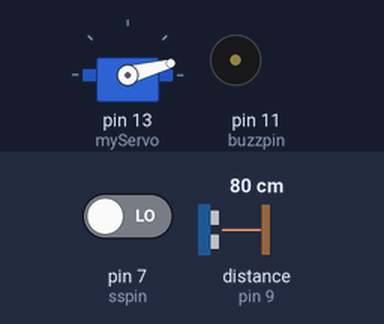
A sketch run on a simulated Arduino Uno, built with avr-gcc and run on an emulated ATmega328P. Parts: servo, buzzer (waves = sounding, pin HIGH). Wiring (inferred from the names in the program): ultrasonic range finder: trigger pin 10; echo pin 9. Inputs (shaded band) come from the test bench; at power-on: distance to the obstacle (sensor on pin 9) 80 cm, pin 7 (sspin) LOW. The echo pulse lasts 58.3 µs per cm; pins used as bus, display or sensor lines are not drawn; what the sketch prints to the serial monitor is not drawn.

Above: at 0.01 s.
1.3 s: distance to the obstacle (sensor on pin 9) set to 2 cm
At 2.4 s:
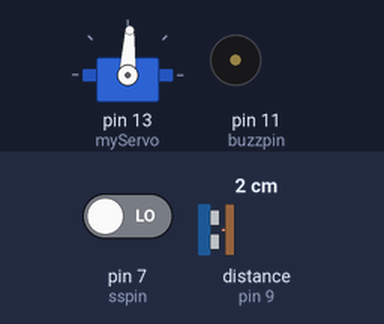
4.3 s: distance to the obstacle (sensor on pin 9) set to 35 cm
At 4.87 s:
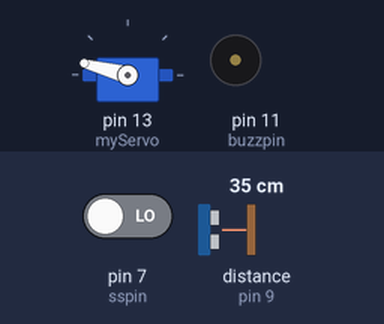
7.3 s: distance to the obstacle (sensor on pin 9) set to 13 cm
At 8.3 s:
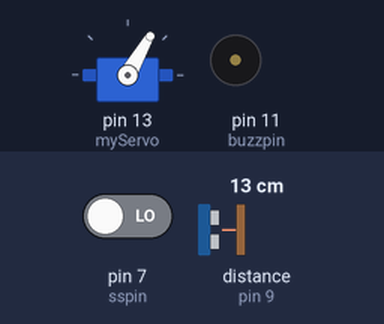
10.3 s: distance to the obstacle (sensor on pin 9) set to 10 cm
13.3 s: distance to the obstacle (sensor on pin 9) set to 4 cm
At 14.84 s:
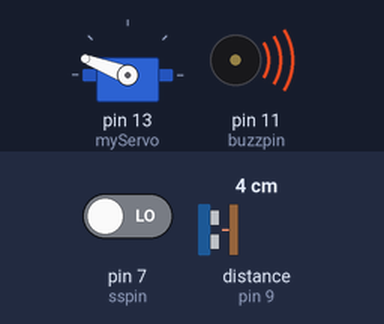
16.3 s: distance to the obstacle (sensor on pin 9) set to 9 cm
Timing chart, 0 to 20.3 s (numbered marks = the images above; inputs shaded):
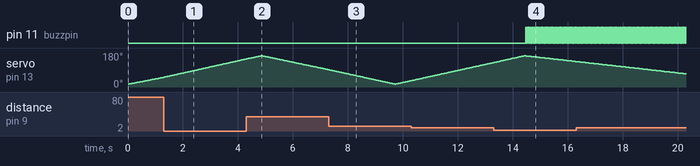

The sketch:

Project-Test.ino
```cpp
#include <Servo.h>
#include <LiquidCrystal.h>

// Defines Tirg and Echo pins of the Ultrasonic Sensor
const int trigPin = 10;
const int echoPin = 9;
const int sspin = 7;
const int buzzpin = 11;
int val =0;
int threshold=500;

// Variables for the duration and the distance
long duration;
int distance;
Servo myServo; // Creates a servo object for controlling the servo motor
void setup() {
  pinMode(sspin, INPUT);
  pinMode(buzzpin, OUTPUT);
  pinMode(trigPin, OUTPUT); // Sets the trigPin as an Output
  pinMode(echoPin, INPUT); // Sets the echoPin as an Input
  Serial.begin(9600);
  myServo.attach(13); // Defines on which pin is the servo motor attached

}
void loop() {
  // rotates the servo motor from 15 to 165 degrees
  for(int i=15;i<=165;i++){
  myServo.write(i);
  delay(30);
  distance = calculateDistance();// Calls a function for calculating the distance measured by the Ultrasonic sensor for each degree

  Serial.print(i); // Sends the current degree into the Serial Port
  Serial.print(","); // Sends addition character right next to the previous value needed later in the Processing IDE for indexing
  Serial.print(distance); // Sends the distance value into the Serial Port
  Serial.print("."); // Sends addition character right next to the previous value needed later in the Processing IDE for indexing
  val = digitalRead(sspin);

//   if (val > threshold){
//    digitalWrite(buzzpin, HIGH);
//    delay(500);
//    digitalWrite(buzzpin, LOW);
//   }
//   else {
//    digitalWrite(buzzpin, LOW);
//   }
  }
  // Repeats the previous lines from 165 to 15 degrees
  for(int i=165;i>15;i--){
  myServo.write(i);
  delay(30);
  distance = calculateDistance();
  Serial.print(i);
  Serial.print(",");
  Serial.print(distance);
  Serial.print(".");
    if (distance <= 10){
    digitalWrite(buzzpin, HIGH);
    delay(30);
    digitalWrite(buzzpin, LOW);
   }
   else {
    digitalWrite(buzzpin, LOW);
   }
  }
}
// Function for calculating the distance measured by the Ultrasonic sensor
int calculateDistance(){

  digitalWrite(trigPin, LOW);
  delayMicroseconds(5);
  // Sets the trigPin on HIGH state for 10 micro seconds
  digitalWrite(trigPin, HIGH);
  delayMicroseconds(10);
  digitalWrite(trigPin, LOW);
  duration = pulseIn(echoPin, HIGH); // Reads the echoPin, returns the sound wave travel time in microseconds
  distance= duration*0.034/2;
  return distance;
}
```

Measured:
- after the input at 4.3 s, pin 11 (buzzpin): stops changing and stays LOW
